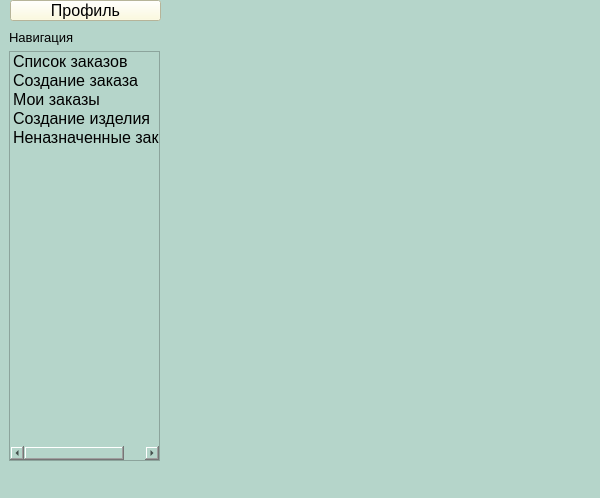
<?xml version="1.0" encoding="UTF-8"?>
<ui version="4.0">
 <class>MainWindow</class>
 <widget class="QMainWindow" name="MainWindow">
  <property name="geometry">
   <rect>
    <x>0</x>
    <y>0</y>
    <width>600</width>
    <height>498</height>
   </rect>
  </property>
  <property name="windowTitle">
   <string>MainWindow</string>
  </property>
  <property name="styleSheet">
   <string notr="true">background-color: rgb(181, 213, 202);</string>
  </property>
  <widget class="QWidget" name="centralwidget">
   <widget class="QWidget" name="widget" native="true">
    <property name="geometry">
     <rect>
      <x>170</x>
      <y>0</y>
      <width>421</width>
      <height>461</height>
     </rect>
    </property>
   </widget>
   <widget class="QWidget" name="verticalLayoutWidget">
    <property name="geometry">
     <rect>
      <x>9</x>
      <y>30</y>
      <width>151</width>
      <height>431</height>
     </rect>
    </property>
    <layout class="QVBoxLayout" name="verticalLayout">
     <item>
      <widget class="QLabel" name="label">
       <property name="font">
        <font>
         <pointsize>10</pointsize>
        </font>
       </property>
       <property name="text">
        <string>Навигация</string>
       </property>
      </widget>
     </item>
     <item>
      <widget class="QListWidget" name="listWidget_menu">
       <item>
        <property name="text">
         <string>Список заказов</string>
        </property>
        <property name="font">
         <font>
          <pointsize>12</pointsize>
         </font>
        </property>
       </item>
       <item>
        <property name="text">
         <string>Создание заказа</string>
        </property>
        <property name="font">
         <font>
          <pointsize>12</pointsize>
         </font>
        </property>
       </item>
       <item>
        <property name="text">
         <string>Мои заказы</string>
        </property>
        <property name="font">
         <font>
          <pointsize>12</pointsize>
         </font>
        </property>
       </item>
       <item>
        <property name="text">
         <string>Создание изделия</string>
        </property>
        <property name="font">
         <font>
          <pointsize>12</pointsize>
         </font>
        </property>
       </item>
       <item>
        <property name="text">
         <string>Неназначенные заказы</string>
        </property>
        <property name="font">
         <font>
          <pointsize>12</pointsize>
         </font>
        </property>
       </item>
      </widget>
     </item>
    </layout>
   </widget>
   <widget class="QToolButton" name="toolButton">
    <property name="geometry">
     <rect>
      <x>10</x>
      <y>0</y>
      <width>151</width>
      <height>21</height>
     </rect>
    </property>
    <property name="font">
     <font>
      <pointsize>12</pointsize>
     </font>
    </property>
    <property name="styleSheet">
     <string notr="true">background-color: rgb(255, 252, 214);</string>
    </property>
    <property name="text">
     <string>Профиль</string>
    </property>
   </widget>
  </widget>
  <widget class="QMenuBar" name="menubar">
   <property name="geometry">
    <rect>
     <x>0</x>
     <y>0</y>
     <width>600</width>
     <height>18</height>
    </rect>
   </property>
  </widget>
  <widget class="QStatusBar" name="statusbar"/>
 </widget>
 <resources/>
 <connections/>
</ui>
